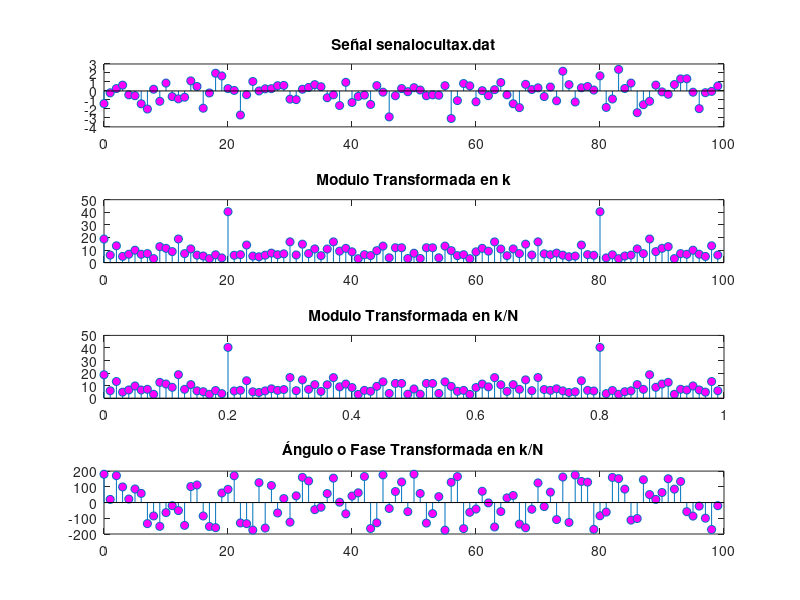

Write MATLAB code to recreate this figure.
#Inicializamos
close all
clear all
clc

#Cargamos el audio
audioSO=load('senalocultax.dat');

senal=audioSO.x;
Fs=audioSO.Fs;
N=length(senal);
n=0:N-1;

#Transformada de la señal
transSenal=fft(senal);

#Representamos al señal
figure('name','Audio Señal Oculta.','NumberTitle','off');
subplot(411);
stem(n,senal, "markerfacecolor", [1 0 1]);
title ("Señal senalocultax.dat");

#Representamos el modulo de la transformada en k
subplot(412);
stem(n,abs(transSenal), "markerfacecolor", [1 0 1]);
title ("Modulo Transformada en k");

#Representamos el modulo de la transformada en k/N
subplot(413);
stem(n/N,abs(transSenal), "markerfacecolor", [1 0 1]);
title ("Modulo Transformada en k/N");

#Representamos el modulo de la transformada en angulo o fase
subplot(414);
stem(n,angle(transSenal)*180/pi, "markerfacecolor", [1 0 1]);
#stem(n,rad2deg(angle(transSenal)), "markerfacecolor", [1 0 1]);
title ("Ángulo o Fase Transformada en k/N");

#Buscamos las posiciones dentro de la señal absoluta de la DFT
#El valor es > 30 porque en el espectro de la DFT hemos visto que las
#las espigas mas altas estan por encima de 30.
posiciones=find(abs(transSenal) > 30);

#Para esta señal nos daría 21 y 181 en k
#Precaucion para los vectores en octave
#empezamos en 1 por lo que la posicion incial de
#de k es 20
k=20;
#Frecuencia discreta
f=k/N;
#Frecuencia en hz
F=f*Fs;
#Amplitud A=(k*2)/N
A=(k*2)/N;
#Fase o angulo solo de las espigas que son nuestras
#componentes de frecuencia variable posiciones en este
#caso es de 20
Fase=angle(transSenal)*180/pi;
Fase=Fase(k);
#Fase=rad2deg(angle(transSenal));




